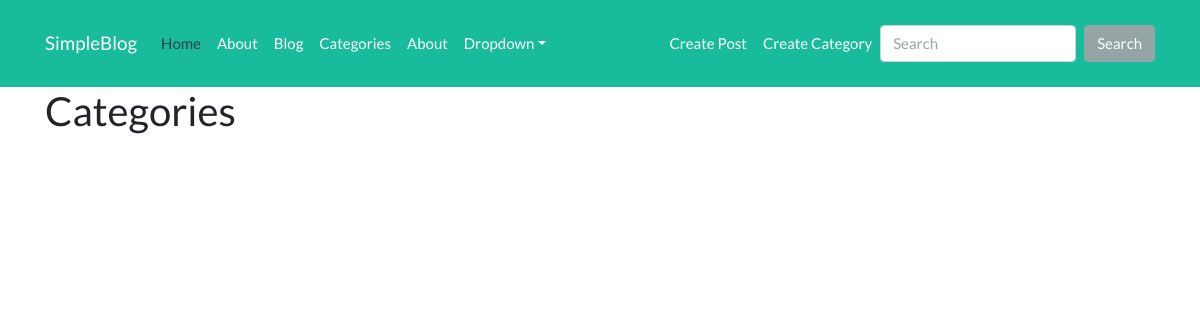
Before: /index.php/categories with the older database file.
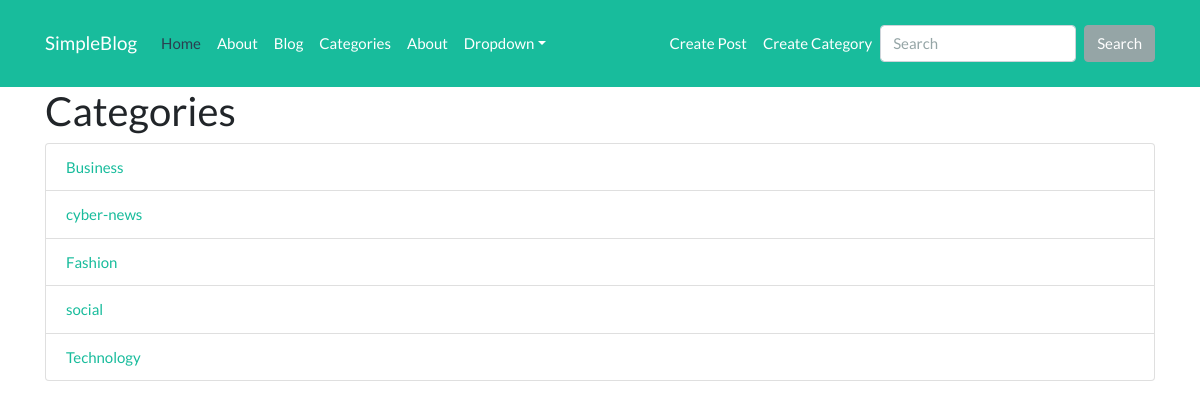
After: the same page with the newer database file.
### tables this page shows
CREATE TABLE `categories` (
  `id` int(11) UNSIGNED NOT NULL,
  `name` varchar(255) NOT NULL,
  `created_at` timestamp NOT NULL DEFAULT current_timestamp(),
  `updated_at` timestamp NOT NULL DEFAULT current_timestamp()
);

### application/controllers/Categories.php (called while the page is built, shortened)
<?php
class Categories extends CI_Controller {
    public function index() {
        $data['title'] = 'Categories';
        $data['categories'] = $this->category_model->get_categories();
        $this->load->view('templates/header');
        $this->load->view('categories/index', $data);
        $this->load->view('templates/footer');
    }
}

### index.php (called while the page is built, shortened)
<?php
require_once BASEPATH.'core/CodeIgniter.php';

### application/models/Category_model.php (called while the page is built, shortened)
<?php
class Category_model extends CI_Model {
    public function get_categories() {
        $this->db->order_by('name');
        $query = $this->db->get('categories');
        return $query->result_array();
    }
}

### application/views/categories/index.php (the view)
<h2><?php echo $title; ?></h2>
<ul class="list-group">
    <?php foreach ($categories as $category) : ?>
        <li class="list-group-item"><a href="<?php echo site_url('/categories/posts/' . $category['id']); ?>"><?php echo $category['name']; ?></a>
        </li>
    <?php endforeach; ?>
</ul>

### application/views/templates/header.php (shortened to what this page needs)
<!DOCTYPE html>
<html lang="en">
<head>
    <link rel="stylesheet" href="https://bootswatch.com/4/flatly/bootstrap.min.css">
    <link rel="stylesheet" href="<?php echo base_url(); ?>/assets/css/style.css">
</head>
<body>
    <nav class="navbar navbar-expand-lg navbar-dark bg-success">
        <div class="container">
            <a class="navbar-brand" href="/">SimpleBlog</a>
            <div class="navbar-collapse collapse" id="navbarColor01" style="">
                <ul class="navbar-nav mr-auto">
                    <li class="nav-item active">
                        <a class="nav-link" href="<?php echo base_url(); ?>">Home
                        </a>
                    </li>
                    <li class="nav-item">
                        <a class="nav-link" href="<?php echo base_url(); ?>about">About</a>
                    </li>
                    <li class="nav-item">
                        <a class="nav-link" href="<?php echo base_url(); ?>posts">Blog</a>
                    </li>
                    <li class="nav-item">
                        <a class="nav-link" href="<?php echo base_url(); ?>categories">Categories</a>
                    </li>
                    <li class="nav-item">
                        <a class="nav-link" href="#">About</a>
                    </li>
                    <li class="nav-item dropdown">
                        <a class="nav-link dropdown-toggle" data-toggle="dropdown" href="#" role="button" aria-haspopup="true" aria-expanded="false">Dropdown</a>
                    </li>
                </ul>
                <ul class="navbar-nav ml-auto my-2">
                    <li class="nav-item">
                        <a class="nav-link" title="Create Post" href="<?php echo base_url(); ?>posts/create">Create Post</a>
                    </li>
                    <li class="nav-item">
                        <a class="nav-link" title="Create Category" href="<?php echo base_url(); ?>categories/create">Create Category</a>
                    </li>
                </ul>
                <form class="form-inline my-2 my-lg-0">
                    <input class="form-control mr-sm-2" type="text" placeholder="Search">
                    <button class="btn btn-secondary my-2 my-sm-0" type="submit">Search</button>
                </form>
            </div>
        </div>
    </nav>
    <div class="container">

### application/views/templates/footer.php (shortened to what this page needs)
</div>
</body>
</html>

Changed rows visible on the page:
added categories: name "Business"
added categories: name "cyber-news"
added categories: name "Fashion"
added categories: name "social"
added categories: name "Technology"
